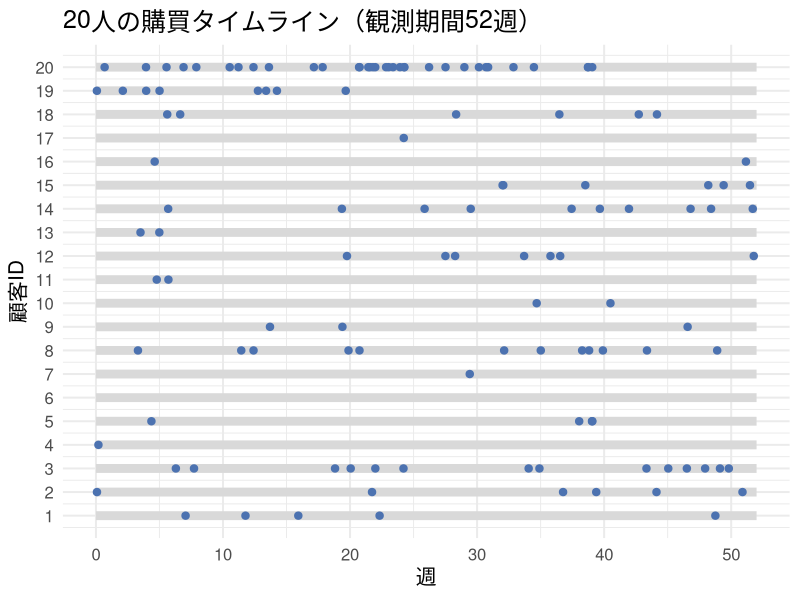
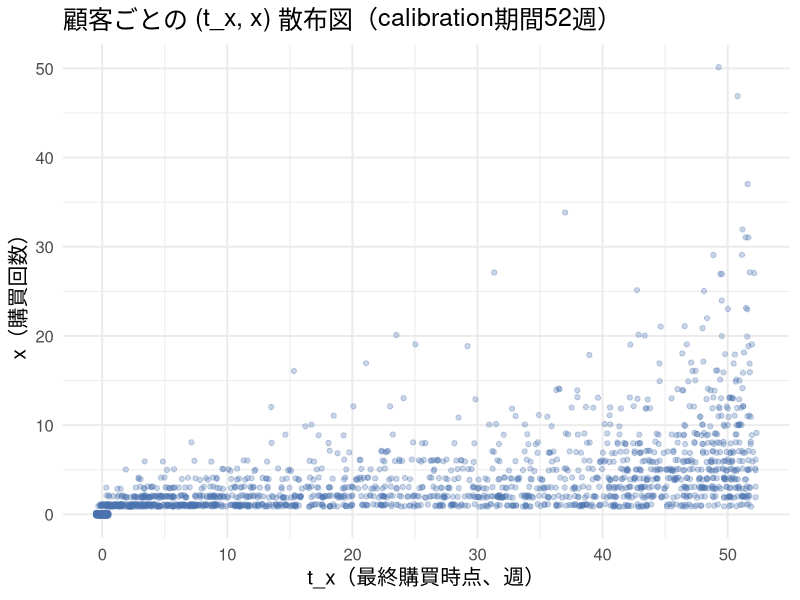
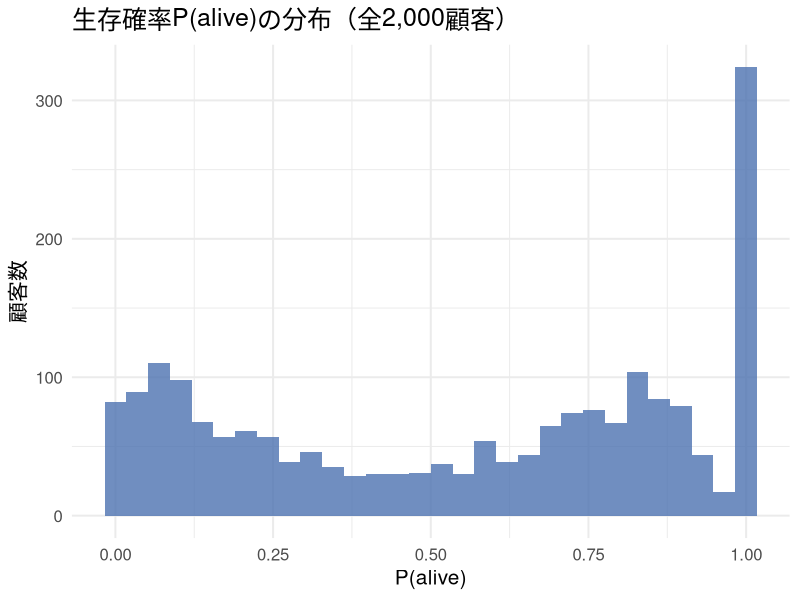
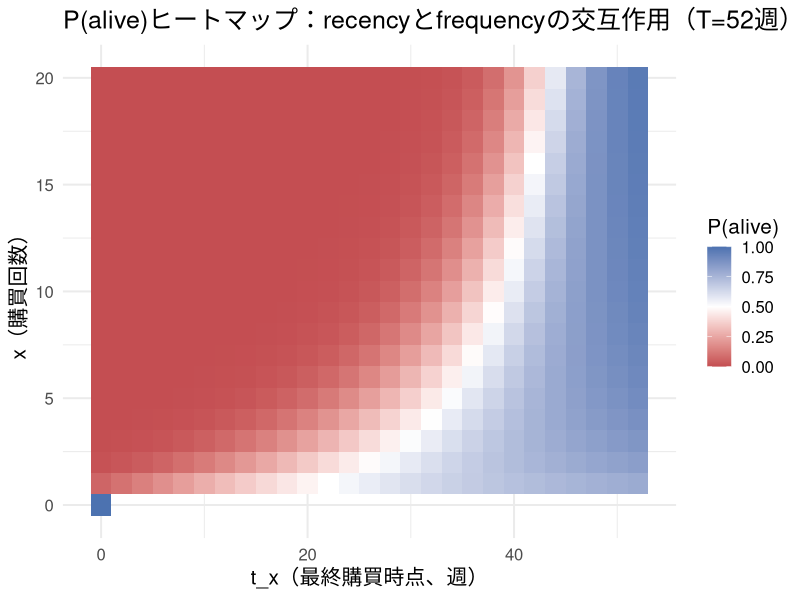
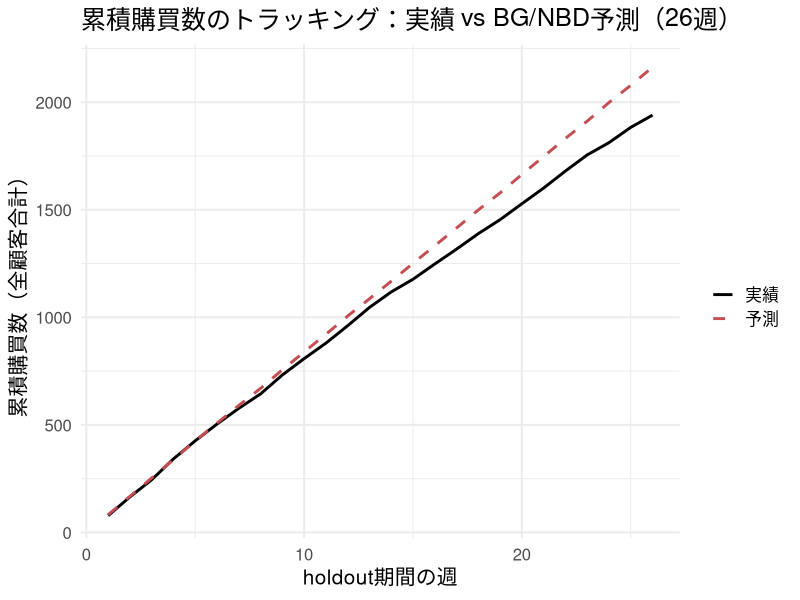
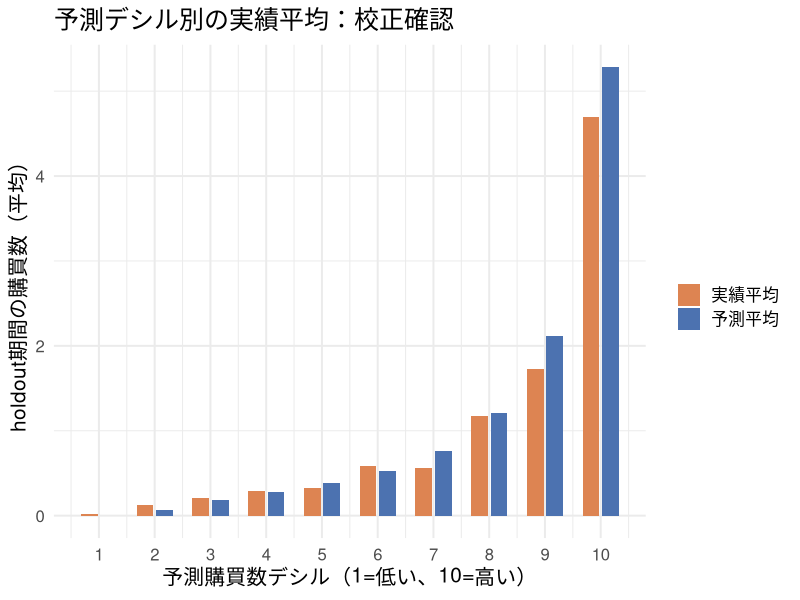

The R source for these figures, in order:
## ---- chunk 1
#| include: false
library(ggplot2)
library(dplyr)
library(tidyr)
library(knitr)

set.seed(202610)

theme_slide <- function() {
  fam <- if (Sys.info()[["sysname"]] == "Darwin") "Hiragino Sans" else ""
  theme_minimal(base_size = 15, base_family = fam)
}
theme_set(theme_slide())
knitr::opts_chunk$set(fig.align = "center", dpi = 144)
options(scipen = 8)
## ---- chunk 2
#| label: s10-fig-timeline
#| fig-height: 4.0
simulate_customer_events <- function(lambda, p_drop, T) {
  t <- 0
  events <- c()
  repeat {
    wait <- rexp(1, rate = lambda)
    t_next <- t + wait
    if (t_next > T) break
    t <- t_next
    events <- c(events, t)
    if (runif(1) < p_drop) break   # 購買直後に確率p_dropで離脱
  }
  events
}

n_demo <- 20
T_demo <- 52
r_demo <- 0.8; alpha_demo <- 6; a_demo <- 0.7; b_demo <- 2.5

lambda_demo <- rgamma(n_demo, shape = r_demo, rate = alpha_demo)
p_demo <- rbeta(n_demo, a_demo, b_demo)

timeline_list <- lapply(1:n_demo, function(i) {
  ev <- simulate_customer_events(lambda_demo[i], p_demo[i], T_demo)
  data.frame(customer = rep(i, length(ev)), event_time = ev)
})
timeline_df <- do.call(rbind, timeline_list)

ggplot(timeline_df, aes(x = event_time, y = customer)) +
  annotate("segment", x = 0, xend = T_demo, y = 1:n_demo, yend = 1:n_demo,
           color = "gray85", linewidth = 3) +
  geom_point(color = "#4C72B0", size = 2.2) +
  labs(x = "週", y = "顧客ID", title = "20人の購買タイムライン（観測期間52週）") +
  scale_y_continuous(breaks = 1:n_demo)
## ---- chunk 3
#| label: s10-dgp-params
#| echo: true
#| output-location: fragment
N <- 2000
T_cal <- 52       # calibration期間（週）
T_holdout <- 26   # holdout期間（週）
T_total <- T_cal + T_holdout

r_true <- 0.8; alpha_true <- 6; a_true <- 0.7; b_true <- 2.5

lambda_true <- rgamma(N, shape = r_true, rate = alpha_true)
p_true <- rbeta(N, a_true, b_true)
## ---- chunk 4
#| label: s10-dgp-run
#| include: false
all_events <- vector("list", N)
for (i in 1:N) {
  all_events[[i]] <- simulate_customer_events(lambda_true[i], p_true[i], T_total)
}

# calibration期間(52週)だけを見て (x, t_x) を作る
x_cal  <- sapply(all_events, function(ev) sum(ev <= T_cal))
tx_cal <- sapply(all_events, function(ev) {
  ev_cal <- ev[ev <= T_cal]
  if (length(ev_cal) == 0) 0 else max(ev_cal)
})
## ---- chunk 5
#| label: s10-fig-scatter
#| fig-height: 3.9
scatter_df <- data.frame(x = x_cal, tx = tx_cal)
ggplot(scatter_df, aes(x = tx, y = x)) +
  geom_jitter(alpha = 0.3, width = 0.5, height = 0.15, color = "#4C72B0") +
  labs(x = "t_x（最終購買時点、週）", y = "x（購買回数）",
       title = "顧客ごとの (t_x, x) 散布図（calibration期間52週）")
## ---- chunk 6
#| label: s10-loglik
#| echo: true
#| output-location: fragment
logsumexp2 <- function(log_a, log_b) {
  m <- pmax(log_a, log_b)
  m + log(exp(log_a - m) + exp(log_b - m))
}

bgnbd_loglik <- function(r, alpha, a, b, x, tx, T) {
  ln_Bab <- lbeta(a, b)
  ln_A0 <- lbeta(a, b + x) - ln_Bab +          # 生存経路
    lgamma(r + x) - lgamma(r) +
    r * log(alpha) - (r + x) * log(alpha + T)
  ln_A1 <- ifelse(                              # 離脱経路（x=0なら-Inf）
    x > 0,
    lbeta(a + 1, b + x - 1) - ln_Bab +
      lgamma(r + x) - lgamma(r) +
      r * log(alpha) - (r + x) * log(alpha + tx),
    -Inf
  )
  logsumexp2(ln_A0, ln_A1)
}
## ---- chunk 7
#| label: s10-mle
#| echo: true
#| output-location: fragment
neg_loglik_bgnbd <- function(theta_log, x, tx, T) {
  params <- exp(theta_log)   # 正値制約：log変換したパラメータを探索
  -sum(bgnbd_loglik(params[1], params[2], params[3], params[4], x, tx, T))
}

opt_result <- optim(
  par = log(c(r = 1, alpha = 1, a = 1, b = 1)),
  fn = neg_loglik_bgnbd,
  x = x_cal, tx = tx_cal, T = rep(T_cal, N),
  method = "L-BFGS-B", hessian = TRUE
)
theta_hat <- exp(opt_result$par)
names(theta_hat) <- c("r", "alpha", "a", "b")
round(theta_hat, 4)
## ---- chunk 8
#| label: s10-recovery-table
true_params <- c(r = r_true, alpha = alpha_true, a = a_true, b = b_true)
recovery_df <- data.frame(
  parameter = names(true_params),
  true_value = true_params,
  estimate = round(theta_hat, 4)
)
kable(recovery_df, col.names = c("パラメータ", "真値", "MLE推定値"))
## ---- chunk 9
#| label: s10-se
vcov_log <- solve(opt_result$hessian)
se_log <- sqrt(diag(vcov_log))
se_orig <- theta_hat * se_log   # delta法: g=exp なので se(g) = g * se

inference_df <- data.frame(
  parameter = names(true_params),
  true_value = true_params,
  estimate = round(theta_hat, 4),
  se = round(se_orig, 4),
  ci_lower = round(theta_hat - 1.96 * se_orig, 4),
  ci_upper = round(theta_hat + 1.96 * se_orig, 4)
)
kable(inference_df,
      col.names = c("パラメータ", "真値", "推定値", "SE", "95%CI下限", "95%CI上限"))
## ---- chunk 10
#| label: s10-palive-calc
#| include: false
palive_bgnbd <- function(r, alpha, a, b, x, tx, T) {
  ratio <- (alpha + T) / (alpha + tx)
  term <- ifelse(x > 0, (a / (b + x - 1)) * ratio^(r + x), 0)
  1 / (1 + term)
}

palive_all <- palive_bgnbd(theta_hat["r"], theta_hat["alpha"],
                           theta_hat["a"], theta_hat["b"],
                           x_cal, tx_cal, T_cal)
## ---- chunk 11
#| label: s10-fig-palive-hist
#| fig-height: 3.9
ggplot(data.frame(palive = palive_all), aes(x = palive)) +
  geom_histogram(bins = 30, fill = "#4C72B0", alpha = 0.8) +
  labs(x = "P(alive)", y = "顧客数", title = "生存確率P(alive)の分布（全2,000顧客）")
## ---- chunk 12
#| label: s10-fig-palive-heatmap
#| fig-height: 4.1
x_grid  <- 0:20
tx_grid <- seq(0, 52, by = 2)

heatmap_df <- expand.grid(x = x_grid, tx = tx_grid)
heatmap_df <- heatmap_df[heatmap_df$tx <= T_cal & !(heatmap_df$x == 0 & heatmap_df$tx > 0), ]
heatmap_df$palive <- palive_bgnbd(
  theta_hat["r"], theta_hat["alpha"], theta_hat["a"], theta_hat["b"],
  heatmap_df$x, heatmap_df$tx, T_cal
)

ggplot(heatmap_df, aes(x = tx, y = x, fill = palive)) +
  geom_tile() +
  scale_fill_gradient2(low = "#C44E52", mid = "white", high = "#4C72B0",
                       midpoint = 0.5, limits = c(0, 1)) +
  labs(x = "t_x（最終購買時点、週）", y = "x（購買回数）", fill = "P(alive)",
       title = "P(alive)ヒートマップ：recencyとfrequencyの交互作用（T=52週）")
## ---- chunk 13
#| label: s10-recency-frequency-example
tx_fixed <- 44
example_df <- data.frame(x = c(1, 2, 3, 5, 8, 12, 20))
example_df$palive <- round(palive_bgnbd(
  theta_hat["r"], theta_hat["alpha"], theta_hat["a"], theta_hat["b"],
  example_df$x, tx_fixed, T_cal
), 4)
kable(example_df, col.names = c("x（購買回数）", "P(alive)"))
## ---- chunk 14
#| label: s10-forecast-run
#| include: false
# holdout期間(26週)を1週ずつ前向きにシミュレーションし、週次購買数を数える
simulate_holdout_weekly <- function(r_hat, alpha_hat, x, tx, T_cal, p_alive, n_weeks, S = 20) {
  lambda_post <- rgamma(S, shape = r_hat + x, rate = alpha_hat + T_cal)
  is_alive <- runif(S) < p_alive
  weekly_counts <- matrix(0, nrow = S, ncol = n_weeks)
  for (s in 1:S) {
    if (!is_alive[s]) next
    weekly_counts[s, ] <- rpois(n_weeks, lambda = lambda_post[s])
  }
  colMeans(weekly_counts)
}

pred_weekly_matrix <- matrix(0, nrow = N, ncol = T_holdout)
for (i in 1:N) {
  pred_weekly_matrix[i, ] <- simulate_holdout_weekly(
    theta_hat["r"], theta_hat["alpha"], x_cal[i], tx_cal[i], T_cal,
    palive_all[i], T_holdout, S = 20
  )
}
pred_weekly_total <- colSums(pred_weekly_matrix)
pred_indiv_total  <- rowSums(pred_weekly_matrix)

actual_weekly_total <- sapply(1:T_holdout, function(w) {
  sum(sapply(all_events, function(ev) sum(ev > T_cal + w - 1 & ev <= T_cal + w)))
})
actual_indiv_total <- sapply(all_events, function(ev) sum(ev > T_cal))
## ---- chunk 15
#| label: s10-fig-tracking
#| fig-height: 4.0
tracking_df <- data.frame(
  week = 1:T_holdout,
  actual_cum = cumsum(actual_weekly_total),
  predicted_cum = cumsum(pred_weekly_total)
) %>%
  pivot_longer(cols = c(actual_cum, predicted_cum), names_to = "type", values_to = "cum_purchases")

ggplot(tracking_df, aes(x = week, y = cum_purchases, color = type, linetype = type)) +
  geom_line(linewidth = 1) +
  scale_color_manual(values = c("actual_cum" = "black", "predicted_cum" = "#C44E52"),
                     labels = c("実績", "予測")) +
  scale_linetype_manual(values = c("actual_cum" = "solid", "predicted_cum" = "dashed"),
                        labels = c("実績", "予測")) +
  labs(x = "holdout期間の週", y = "累積購買数（全顧客合計）", color = "", linetype = "",
       title = "累積購買数のトラッキング：実績 vs BG/NBD予測（26週）")
## ---- chunk 16
#| label: s10-fig-calibration
#| fig-height: 4.0
decile_df <- data.frame(pred = pred_indiv_total, actual = actual_indiv_total) %>%
  mutate(decile = ntile(pred, 10)) %>%
  group_by(decile) %>%
  summarise(pred_mean = mean(pred), actual_mean = mean(actual), n = n())

decile_long <- decile_df %>%
  select(decile, pred_mean, actual_mean) %>%
  pivot_longer(cols = c(pred_mean, actual_mean), names_to = "type", values_to = "value")

ggplot(decile_long, aes(x = decile, y = value, fill = type)) +
  geom_col(position = position_dodge(width = 0.7), width = 0.6) +
  scale_fill_manual(values = c("pred_mean" = "#4C72B0", "actual_mean" = "#DD8452"),
                    labels = c("実績平均", "予測平均")) +
  scale_x_continuous(breaks = 1:10) +
  labs(x = "予測購買数デシル（1=低い、10=高い）",
       y = "holdout期間の購買数（平均）", fill = "",
       title = "予測デシル別の実績平均：校正確認")
## ---- chunk 17
#| label: s10-clv-example
margin <- 1500          # 1回の購買あたりの粗利(円)
annual_discount <- 0.10
weekly_discount <- annual_discount / 52
horizon_weeks <- 104    # 2年先まで

compute_clv <- function(r_hat, alpha_hat, x, tx, T_cal, p_alive, horizon, weekly_d, margin, S = 200) {
  lambda_post <- rgamma(S, shape = r_hat + x, rate = alpha_hat + T_cal)
  is_alive <- runif(S) < p_alive
  discount_factors <- 1 / (1 + weekly_d)^(1:horizon)
  discounted_expected <- sapply(lambda_post, function(lam) sum(lam * discount_factors))
  discounted_expected[!is_alive] <- 0
  margin * mean(discounted_expected)
}

pa_top <- palive_bgnbd(theta_hat["r"], theta_hat["alpha"], theta_hat["a"], theta_hat["b"],
                       15, 50, T_cal)
pa_avg <- palive_bgnbd(theta_hat["r"], theta_hat["alpha"], theta_hat["a"], theta_hat["b"],
                       3, 30, T_cal)
clv_top <- compute_clv(theta_hat["r"], theta_hat["alpha"], x = 15, tx = 50,
                       T_cal = T_cal, p_alive = pa_top,
                       horizon = horizon_weeks, weekly_d = weekly_discount, margin = margin)
clv_avg <- compute_clv(theta_hat["r"], theta_hat["alpha"], x = 3, tx = 30,
                       T_cal = T_cal, p_alive = pa_avg,
                       horizon = horizon_weeks, weekly_d = weekly_discount, margin = margin)

clv_df <- data.frame(
  customer = c("上位顧客の例 (x=15, 最終購買50週)", "平均的顧客の例 (x=3, 最終購買30週)"),
  clv = c(round(clv_top), round(clv_avg))
)
kable(clv_df, col.names = c("顧客タイプ", "CLV（円、2年・マージン1500円）"))
